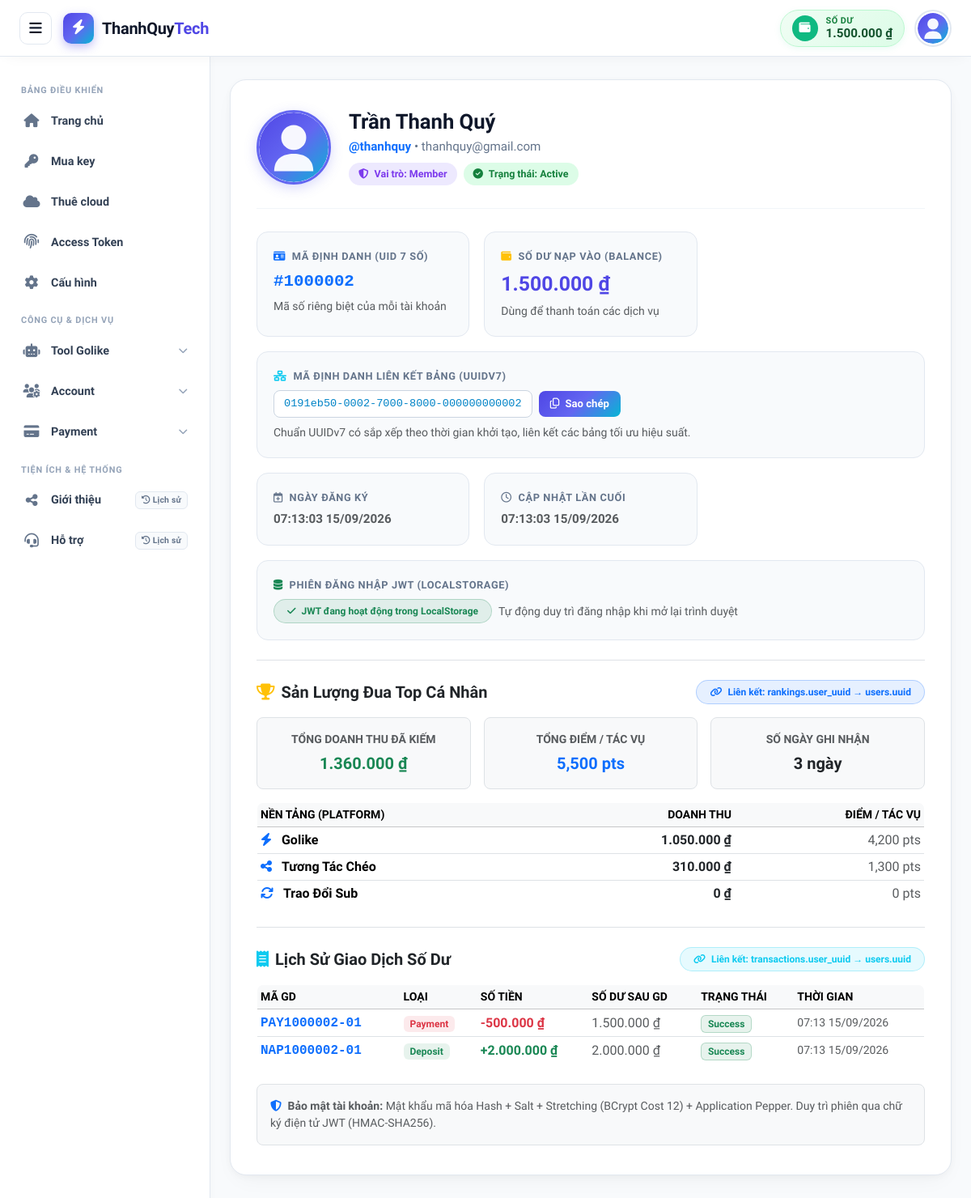
The page /profile.php (signed in) on the database as committed earlier.
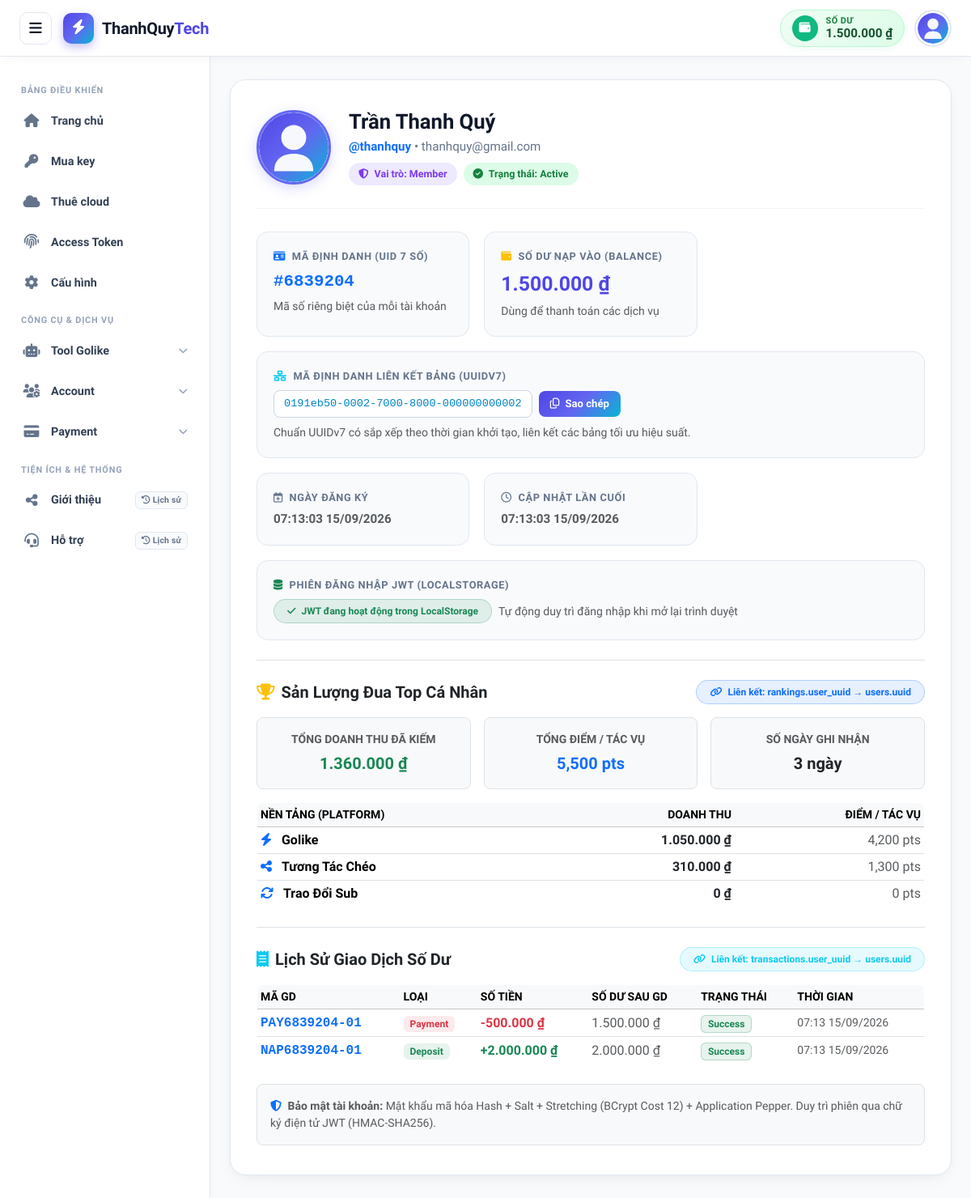
The same page on the database as committed later.
### tables this page shows
CREATE TABLE IF NOT EXISTS `users` (
    `id` BIGINT UNSIGNED AUTO_INCREMENT PRIMARY KEY COMMENT 'Khóa chính tự tăng',
    `uid` INT UNSIGNED NOT NULL UNIQUE COMMENT 'Mã định danh riêng biệt (7 chữ số: 1000000 - 9999999)',
    `uuid` CHAR(36) NOT NULL UNIQUE COMMENT 'Định danh duy nhất chuẩn UUIDv7 liên kết giữa các bảng',
    `name` VARCHAR(100) NOT NULL COMMENT 'Tên hiển thị người dùng',
    `username` VARCHAR(50) NOT NULL UNIQUE COMMENT 'Tên đăng nhập (@tên)',
    `password` VARCHAR(255) NOT NULL COMMENT 'Mật khẩu mã hóa Hash + Salt + Stretching (BCRYPT / Argon2ID)',
    `email` VARCHAR(191) NOT NULL UNIQUE COMMENT 'Địa chỉ email duy nhất',
    `balance` DECIMAL(15, 2) NOT NULL DEFAULT 0.00 COMMENT 'Số dư tài khoản nạp vào (VND)',
    `avatar` VARCHAR(255) NOT NULL DEFAULT 'assets/images/default-avatar.svg' COMMENT 'Đường dẫn ảnh đại diện',
    `role` ENUM('Admin', 'Member') NOT NULL DEFAULT 'Member' COMMENT 'Vai trò người dùng trong hệ thống',
    `status` ENUM('Active', 'Inactive', 'Locked') NOT NULL DEFAULT 'Active' COMMENT 'Trạng thái hoạt động của tài khoản',
    `created_at` TIMESTAMP NOT NULL DEFAULT CURRENT_TIMESTAMP COMMENT 'Thời điểm tạo tài khoản',
    `updated_at` TIMESTAMP NOT NULL DEFAULT CURRENT_TIMESTAMP ON UPDATE CURRENT_TIMESTAMP COMMENT 'Thời điểm cập nhật gần nhất',
    
    INDEX `idx_users_uid` (`uid`),
    INDEX `idx_users_uuid` (`uuid`),
    INDEX `idx_users_username` (`username`),
    INDEX `idx_users_email` (`email`),
    INDEX `idx_users_status` (`status`)
);

CREATE TABLE IF NOT EXISTS `transactions` (
    `id` BIGINT UNSIGNED AUTO_INCREMENT PRIMARY KEY,
    `user_uuid` CHAR(36) NOT NULL COMMENT 'Liên kết bảng users.uuid',
    `code` VARCHAR(50) NOT NULL UNIQUE COMMENT 'Mã giao dịch duy nhất (VD: NAP260901, PAY...)',
    `type` ENUM('Deposit', 'Withdraw', 'Payment', 'Refund') NOT NULL DEFAULT 'Deposit' COMMENT 'Loại giao dịch',
    `amount` DECIMAL(15, 2) NOT NULL DEFAULT 0.00 COMMENT 'Số tiền biến động (VND)',
    `balance_before` DECIMAL(15, 2) NOT NULL DEFAULT 0.00 COMMENT 'Số dư tài khoản trước khi giao dịch',
    `balance_after` DECIMAL(15, 2) NOT NULL DEFAULT 0.00 COMMENT 'Số dư tài khoản sau khi giao dịch',
    `status` ENUM('Pending', 'Success', 'Failed', 'Cancelled') NOT NULL DEFAULT 'Success' COMMENT 'Trạng thái giao dịch',
    `note` VARCHAR(255) DEFAULT NULL COMMENT 'Nội dung chi tiết giao dịch',
    `created_at` TIMESTAMP NOT NULL DEFAULT CURRENT_TIMESTAMP,
    
    INDEX `idx_trans_user_uuid` (`user_uuid`),
    INDEX `idx_trans_code` (`code`),
    INDEX `idx_trans_status` (`status`),
    INDEX `idx_trans_created_at` (`created_at`),
    CONSTRAINT `fk_transactions_user_uuid` 
        FOREIGN KEY (`user_uuid`) REFERENCES `users` (`uuid`) 
        ON DELETE CASCADE ON UPDATE CASCADE
);

### config/config.php (called while the page is built, shortened)
<?php
function format_currency($amount): string {
    return number_format((float)$amount, 0, ',', '.') . ' ₫';
}

### profile.php (the view, shortened to what the rows shown need)
<?php
require_once __DIR__ . '/config/config.php';
$stmt = $pdo->prepare("
    SELECT id, uid, uuid, name, username, email, balance, avatar, role, status, created_at, updated_at
    FROM users
    WHERE id = ?
    LIMIT 1
");
$stmt->execute([$_SESSION['user_id']]);
$user = $stmt->fetch();
$userPlatforms = [];
try {
    $stmtPlatformStats = $pdo->prepare("
        SELECT
            p.name as platform_name,
            p.icon as platform_icon,
            COALESCE(SUM(r.amount), 0) as platform_amount,
            COALESCE(SUM(r.points), 0) as platform_points
        FROM platforms p
        LEFT JOIN rankings r ON p.id = r.platform_id AND r.user_uuid = ?
        WHERE p.status = 'Active'
        GROUP BY p.id, p.name, p.icon
        ORDER BY platform_amount DESC
    ");
    $stmtPlatformStats->execute([$user['uuid']]);
    $userPlatforms = $stmtPlatformStats->fetchAll();
} catch (Exception $e) {
}
$userTransactions = [];
try {
    $stmtTrans = $pdo->prepare("
        SELECT code, type, amount, balance_before, balance_after, status, note, created_at
        FROM transactions
        WHERE user_uuid = ?
        ORDER BY id DESC
        LIMIT 5
    ");
    $stmtTrans->execute([$user['uuid']]);
    $userTransactions = $stmtTrans->fetchAll();
} catch (Exception $e) {
}
?>
<!DOCTYPE html>
<html lang="vi">
<head>
    <link href="https://cdn.jsdelivr.net/npm/bootstrap@5.3.3/dist/css/bootstrap.min.css" rel="stylesheet">
    <link rel="stylesheet" href="https://cdnjs.cloudflare.com/ajax/libs/font-awesome/6.5.1/css/all.min.css">
</head>
<body>
    <header class="app-header">
        <div class="header-right">
            <a href="/payments/deposit" class="header-balance-card" title="Nạp tiền vào tài khoản">
                <div class="balance-text-group">
                    <span class="balance-title">Số dư</span>
                    <span class="balance-val"><?= format_currency($user['balance']) ?></span>
                </div>
            </a>
            <div class="user-profile-container" id="userDropdownContainer">
                <button type="button" class="user-profile-toggle" id="userProfileToggle" onclick="toggleUserPopup(event)" aria-expanded="false" title="<?= htmlspecialchars($user['name']) ?>">
                    <img src="<?= htmlspecialchars($user['avatar']) ?>"
                         alt="Avatar"
                         class="user-avatar-small"
                         onerror="this.onerror=null; this.src='assets/images/default-avatar.svg';">
                </button>
            </div>
        </div>
    </header>
    <main class="app-main">
        <div class="profile-container-inner">
        <div class="profile-card">
            <div class="profile-header">
                <div>
                    <img src="<?= htmlspecialchars($user['avatar']) ?>" alt="Avatar" class="profile-avatar">
                </div>
                <div class="flex-grow-1">
                    <h2 class="profile-name"><?= htmlspecialchars($user['name']) ?></h2>
                    <div class="profile-handle">
                        <span class="text-primary fw-semibold"><?= htmlspecialchars($user['username']) ?></span> &bull; <span><?= htmlspecialchars($user['email']) ?></span>
                    </div>
                    <div class="d-flex gap-2 mt-2 flex-wrap">
                        <span class="badge-role">
                            <i class="fa-solid fa-shield-halved me-1"></i> Vai trò: <?= htmlspecialchars($user['role']) ?>
                        </span>
                        <span class="badge-status">
                            <i class="fa-solid fa-circle-check me-1"></i> Trạng thái: <?= htmlspecialchars($user['status']) ?>
                        </span>
                    </div>
                </div>
            </div>
            <div class="stats-grid">
                <div class="stat-box">
                    <div class="stat-label">
                        <i class="fa-solid fa-id-card text-primary me-1"></i> Mã định danh (UID 7 số)
                    </div>
                    <div class="stat-value text-primary font-monospace">
                        #<?= htmlspecialchars($user['uid']) ?>
                    </div>
                    <div class="text-muted small mt-1">Mã số riêng biệt của mỗi tài khoản</div>
                </div>
                <div class="stat-box">
                    <div class="stat-label">
                        <i class="fa-solid fa-wallet text-warning me-1"></i> Số dư nạp vào (Balance)
                    </div>
                    <div class="stat-value highlight">
                        <?= format_currency($user['balance']) ?>
                    </div>
                    <div class="text-muted small mt-1">Dùng để thanh toán các dịch vụ</div>
                </div>
                <div class="stat-box" style="grid-column: 1 / -1;">
                    <div class="d-flex align-items-center gap-2 mt-2 flex-wrap">
                        <span class="uuid-box" id="uuidText"><?= htmlspecialchars($user['uuid']) ?></span>
                        <button type="button" class="btn-gradient-sm" onclick="copyUUID()">
                            <i class="fa-regular fa-copy me-1"></i> Sao chép
                        </button>
                    </div>
                </div>
                <div class="stat-box">
                    <div class="stat-label">
                        <i class="fa-regular fa-calendar-plus me-1"></i> Ngày đăng ký
                    </div>
                    <div class="stat-value text-muted" style="font-size: 0.95rem;">
                        <?= date('H:i:s d/m/Y', strtotime($user['created_at'])) ?>
                    </div>
                </div>
                <div class="stat-box">
                    <div class="stat-label">
                        <i class="fa-regular fa-clock me-1"></i> Cập nhật lần cuối
                    </div>
                    <div class="stat-value text-muted" style="font-size: 0.95rem;">
                        <?= date('H:i:s d/m/Y', strtotime($user['updated_at'])) ?>
                    </div>
                </div>
            </div>
            <div class="mt-4 pt-4 border-top">
                <?php if (!empty($userPlatforms)): ?>
                <div class="table-responsive">
                    <table class="table table-sm table-hover align-middle border mb-0 rounded-3 overflow-hidden">
                        <thead class="table-light small text-muted">
                            <tr>
                                <th>NỀN TẢNG (PLATFORM)</th>
                                <th class="text-end">DOANH THU</th>
                                <th class="text-end">ĐIỂM / TÁC VỤ</th>
                            </tr>
                        </thead>
                    </table>
                </div>
                <?php endif; ?>
            </div>
            <div class="mt-4 pt-4 border-top">
                <?php if (!empty($userTransactions)): ?>
                <div class="table-responsive">
                    <table class="table table-sm table-hover align-middle border mb-0 rounded-3 overflow-hidden">
                        <thead class="table-light small text-muted">
                            <tr>
                                <th>MÃ GD</th>
                                <th>LOẠI</th>
                                <th>SỐ TIỀN</th>
                                <th>SỐ DƯ SAU GD</th>
                                <th>TRẠNG THÁI</th>
                                <th>THỜI GIAN</th>
                            </tr>
                        </thead>
                        <tbody>
                            <?php foreach ($userTransactions as $tx): ?>
                            <tr>
                                <td><span class="font-monospace fw-semibold text-primary"><?= htmlspecialchars($tx['code']) ?></span></td>
                                <td>
                                    <span class="badge bg-<?= ($tx['type'] === 'Deposit') ? 'success' : (($tx['type'] === 'Payment') ? 'danger' : 'secondary') ?> bg-opacity-10 text-<?= ($tx['type'] === 'Deposit') ? 'success' : (($tx['type'] === 'Payment') ? 'danger' : 'secondary') ?> px-2 py-1">
                                        <?= htmlspecialchars($tx['type']) ?>
                                    </span>
                                </td>
                                <td class="fw-bold text-<?= ($tx['type'] === 'Deposit') ? 'success' : 'danger' ?>">
                                    <?= ($tx['type'] === 'Deposit' ? '+' : '-') . format_currency($tx['amount']) ?>
                                </td>
                                <td class="text-muted"><?= format_currency($tx['balance_after']) ?></td>
                                <td>
                                    <span class="badge bg-success bg-opacity-10 text-success border border-success border-opacity-25">
                                        <?= htmlspecialchars($tx['status']) ?>
                                    </span>
                                </td>
                                <td class="text-muted small"><?= date('H:i d/m/Y', strtotime($tx['created_at'])) ?></td>
                            </tr>
                            <?php endforeach; ?>
                        </tbody>
                    </table>
                </div>
                <?php else: ?>
                <div class="p-3 text-center bg-light rounded-3 text-muted small">
                    <i class="fa-solid fa-circle-info me-1"></i> Chưa có ghi nhận giao dịch biến động số dư nào.
                </div>
                <?php endif; ?>
            </div>
        </div>
        </div>
    </main>
</body>
</html>

Rows that differ between the two databases and show on the page:
changed users "Trần Thanh Quý": uid "1000002" → "6839204"
changed transactions "Payment": code "PAY1000002-01" → "PAY6839204-01"
changed transactions "Deposit": code "NAP1000002-01" → "NAP6839204-01"
